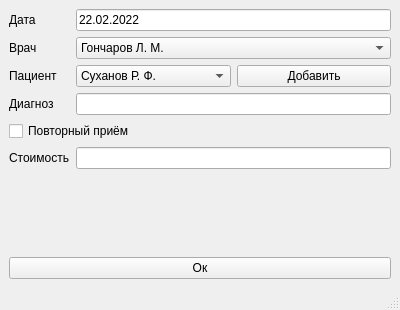
<?xml version="1.0" encoding="UTF-8"?>
<ui version="4.0">
 <class>MainWindow</class>
 <widget class="QMainWindow" name="MainWindow">
  <property name="geometry">
   <rect>
    <x>0</x>
    <y>0</y>
    <width>400</width>
    <height>310</height>
   </rect>
  </property>
  <property name="windowTitle">
   <string>Добавление данных</string>
  </property>
  <widget class="QWidget" name="centralwidget">
   <layout class="QFormLayout" name="formLayout">
    <item row="2" column="0">
     <widget class="QLabel" name="label">
      <property name="text">
       <string>Дата</string>
      </property>
     </widget>
    </item>
    <item row="3" column="0">
     <widget class="QLabel" name="label_2">
      <property name="text">
       <string>Врач</string>
      </property>
     </widget>
    </item>
    <item row="4" column="0">
     <widget class="QLabel" name="label_3">
      <property name="text">
       <string>Пациент</string>
      </property>
     </widget>
    </item>
    <item row="5" column="0">
     <widget class="QLabel" name="label_4">
      <property name="text">
       <string>Диагноз</string>
      </property>
     </widget>
    </item>
    <item row="5" column="1">
     <widget class="QLineEdit" name="lineEdit_4"/>
    </item>
    <item row="6" column="0" colspan="2">
     <widget class="QCheckBox" name="checkBox">
      <property name="text">
       <string>Повторный приём</string>
      </property>
     </widget>
    </item>
    <item row="7" column="0">
     <widget class="QLabel" name="label_5">
      <property name="text">
       <string>Стоимость</string>
      </property>
     </widget>
    </item>
    <item row="7" column="1">
     <widget class="QLineEdit" name="lineEdit_5"/>
    </item>
    <item row="9" column="0" colspan="2">
     <widget class="QPushButton" name="pushButton_2">
      <property name="text">
       <string>Ок</string>
      </property>
     </widget>
    </item>
    <item row="8" column="0" colspan="2">
     <spacer name="verticalSpacer">
      <property name="orientation">
       <enum>Qt::Vertical</enum>
      </property>
      <property name="sizeHint" stdset="0">
       <size>
        <width>20</width>
        <height>40</height>
       </size>
      </property>
     </spacer>
    </item>
    <item row="4" column="1">
     <layout class="QHBoxLayout" name="horizontalLayout_2">
      <item>
       <widget class="QComboBox" name="comboBox_2">
        <item>
         <property name="text">
          <string>Суханов Р. Ф.</string>
         </property>
        </item>
        <item>
         <property name="text">
          <string>Новый элемент</string>
         </property>
        </item>
        <item>
         <property name="text">
          <string>Новый элемент</string>
         </property>
        </item>
        <item>
         <property name="text">
          <string>Новый элемент</string>
         </property>
        </item>
        <item>
         <property name="text">
          <string>Новый элемент</string>
         </property>
        </item>
       </widget>
      </item>
      <item>
       <widget class="QPushButton" name="pushButton_3">
        <property name="text">
         <string>Добавить</string>
        </property>
       </widget>
      </item>
     </layout>
    </item>
    <item row="3" column="1">
     <widget class="QComboBox" name="comboBox">
      <item>
       <property name="text">
        <string>Гончаров Л. М.</string>
       </property>
      </item>
      <item>
       <property name="text">
        <string>Новый элемент</string>
       </property>
      </item>
      <item>
       <property name="text">
        <string>Новый элемент</string>
       </property>
      </item>
      <item>
       <property name="text">
        <string>Новый элемент</string>
       </property>
      </item>
      <item>
       <property name="text">
        <string>Новый элемент</string>
       </property>
      </item>
     </widget>
    </item>
    <item row="2" column="1">
     <widget class="QLineEdit" name="lineEdit">
      <property name="text">
       <string>22.02.2022</string>
      </property>
      <property name="placeholderText">
       <string>дд.мм.гггг</string>
      </property>
     </widget>
    </item>
   </layout>
  </widget>
  <widget class="QMenuBar" name="menubar">
   <property name="geometry">
    <rect>
     <x>0</x>
     <y>0</y>
     <width>400</width>
     <height>24</height>
    </rect>
   </property>
  </widget>
  <widget class="QStatusBar" name="statusbar"/>
 </widget>
 <resources/>
 <connections/>
</ui>
